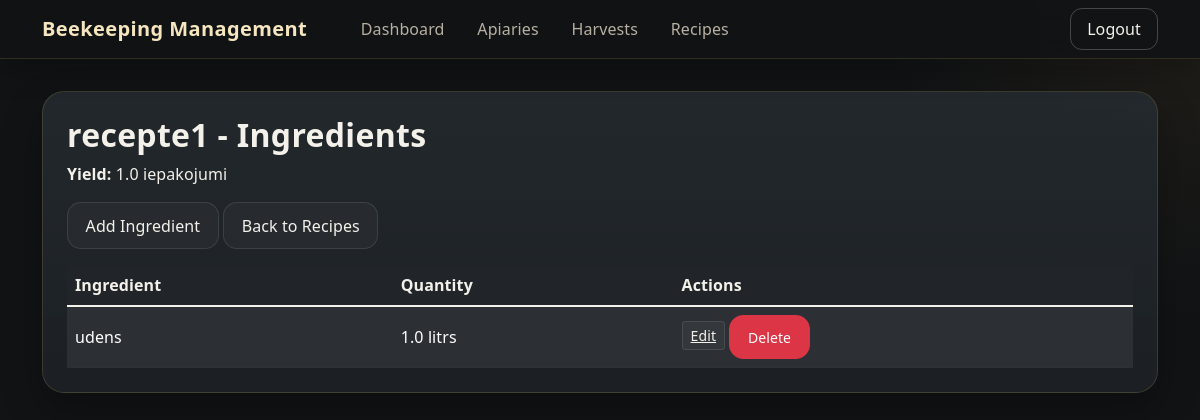
The app's page /recipes/2 (signed in) with its own data.
### tables this page shows
CREATE TABLE recipes (
                    id INTEGER PRIMARY KEY,
                    name TEXT NOT NULL
                , yield REAL NOT NULL DEFAULT 1, yield_unit TEXT DEFAULT 'units', user_id INTEGER NOT NULL DEFAULT 1);

CREATE TABLE recipe_ingredients (
                    id INTEGER PRIMARY KEY,
                    recipe_id INTEGER,
                    ingredient_id INTEGER,
                    quantity REAL NOT NULL, unit TEXT,
                    FOREIGN KEY (recipe_id) REFERENCES recipes (id),
                    FOREIGN KEY (ingredient_id) REFERENCES ingredients (id)
                );

CREATE TABLE ingredients (
                    id INTEGER PRIMARY KEY,
                    name TEXT NOT NULL
                , user_id INTEGER NOT NULL DEFAULT 1);

### web_app.py (the view)
@app.route('/recipes/<int:recipe_id>')
def view_recipe(recipe_id):
    conn = sqlite3.connect('beekeeping.db')
    c = conn.cursor()
    c.execute("SELECT name, yield, yield_unit FROM recipes WHERE id = ?", (recipe_id,))
    recipe_data = c.fetchone()
    recipe_name = recipe_data[0]
    recipe_yield = recipe_data[1]
    recipe_yield_unit = recipe_data[2]
    c.execute("""SELECT i.id, i.name, ri.quantity, ri.unit FROM recipe_ingredients ri
                 JOIN ingredients i ON ri.ingredient_id = i.id
                 WHERE ri.recipe_id = ?""", (recipe_id,))
    ingredients = c.fetchall()
    conn.close()
    return render_template('ingredients.html', recipe_name=recipe_name, ingredients=ingredients, recipe_id=recipe_id, recipe_yield=recipe_yield, recipe_yield_unit=recipe_yield_unit)

### web_app.py (called while the page is built)
@app.before_request
def require_login():
    allowed = {"login", "register", "logout", "static", "serve_image"}  # names of view functions that don't require auth
    if request.endpoint not in allowed and not session.get("logged_in"):
        return redirect(url_for("login"))

### templates/ingredients.html (shortened to what this page needs)
{% extends "base.html" %}
{% block content %}
<div class="glass-panel p-4 mb-4">
<h2 class="section-title">{{ recipe_name }} - Ingredients</h2>
<p><strong>Yield:</strong> {{ recipe_yield }} {{ recipe_yield_unit }}</p>
<a href="{{ url_for('add_ingredient', recipe_id=recipe_id) }}" class="btn btn-soft mb-3">Add Ingredient</a>
<a href="{{ url_for('recipes') }}" class="btn btn-soft mb-3">Back to Recipes</a>
<div class="table-responsive"><table class="table table-dark table-striped table-hover align-middle mb-0">
    <thead>
        <tr>
            <th>Ingredient</th>
            <th>Quantity</th>
            <th>Actions</th>
        </tr>
    </thead>
    <tbody>
        {% for ingredient in ingredients %}
        <tr>
            <td>{{ ingredient[1] }}</td>
            <td>{{ ingredient[2] }} {{ ingredient[3] }}</td>
            <td>
                <a href="{{ url_for('edit_ingredient', recipe_id=recipe_id, ing_id=ingredient[0]) }}" class="btn-sm btn-secondary">Edit</a>
                <a href="{{ url_for('delete_ingredient', recipe_id=recipe_id, ing_id=ingredient[0]) }}" class="btn btn-sm btn-danger" onclick="return confirm('Are you sure?')">Delete</a>
            </td>
        </tr>
        {% endfor %}
    </tbody>
</table></div>
</div>
{% endblock %}

### templates/base.html (style rules this page uses)
:root { --bg: #111315; --bg-soft: #171a1d; --panel: #1d2125; --panel-2: #242a2f; --border: rgba(255, 209, 102, 0.14); --text: #f3f1ea; --muted: #b8b1a3; --accent: #d9a441; --accent-hover: #e3b65f; --success-bg: #1d2b21; --success-border: #35553d; }
html, body { height: 100%; }
body { background: radial-gradient(circle at top right, rgba(217, 164, 65, 0.08), transparent 22%), radial-gradient(circle at bottom left, rgba(217, 164, 65, 0.05), transparent 20%), var(--bg); color: var(--text); font-family: "Segoe UI", Tahoma, Geneva, Verdana, sans-serif; letter-spacing: 0.1px; }
.glass-panel, .card { background: linear-gradient(180deg, rgba(36, 42, 47, 0.92), rgba(29, 33, 37, 0.96)); border: 1px solid var(--border); border-radius: 22px; box-shadow: 0 18px 40px rgba(0, 0, 0, 0.28); }
.section-title { font-weight: 700; letter-spacing: 0.3px; }
.btn { border-radius: 14px; transition: all 0.18s ease; padding: 0.65rem 1.1rem; }
.btn-soft { background: rgba(255, 255, 255, 0.03); border: 1px solid rgba(255, 255, 255, 0.10); color: var(--text); }
.btn-secondary { background: rgba(255, 255, 255, 0.04); border: 1px solid rgba(255, 255, 255, 0.10); color: var(--text); }
.table { color: var(--text); }
.table th, .table td { border-color: rgba(255, 255, 255, 0.08); }
.table-striped > tbody > tr:nth-of-type(odd) { background: rgba(255, 255, 255, 0.03); }

### records on screen
recipes: name "recepte1", yield "1.0", yield_unit "iepakojumi"
recipe_ingredients: name "udens", quantity "1.0", unit "litrs"
